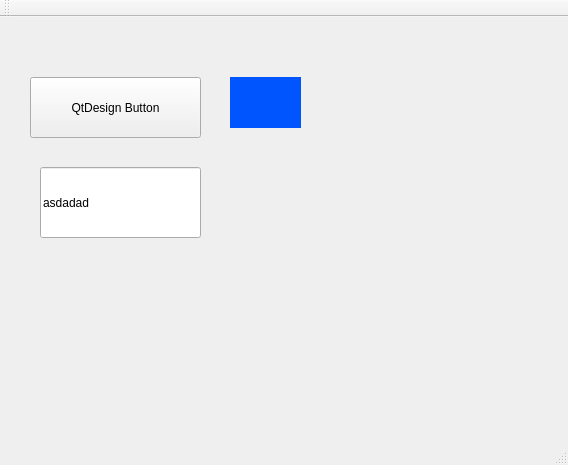
<?xml version="1.0" encoding="UTF-8"?>
<ui version="4.0">
 <class>MainWindow</class>
 <widget class="QMainWindow" name="MainWindow">
  <property name="enabled">
   <bool>true</bool>
  </property>
  <property name="geometry">
   <rect>
    <x>0</x>
    <y>0</y>
    <width>568</width>
    <height>465</height>
   </rect>
  </property>
  <property name="windowTitle">
   <string>MainWindow</string>
  </property>
  <widget class="QWidget" name="centralwidget">
   <widget class="QPushButton" name="pushButton">
    <property name="geometry">
     <rect>
      <x>30</x>
      <y>60</y>
      <width>171</width>
      <height>61</height>
     </rect>
    </property>
    <property name="styleSheet">
     <string notr="true">font: 75 15pt &quot;MS Sans Serif&quot;;</string>
    </property>
    <property name="text">
     <string>QtDesign Button</string>
    </property>
   </widget>
   <widget class="QLabel" name="label">
    <property name="geometry">
     <rect>
      <x>230</x>
      <y>60</y>
      <width>71</width>
      <height>51</height>
     </rect>
    </property>
    <property name="styleSheet">
     <string notr="true">background : rgb(0, 85, 255);</string>
    </property>
    <property name="text">
     <string/>
    </property>
   </widget>
   <widget class="QLineEdit" name="lineEdit">
    <property name="geometry">
     <rect>
      <x>40</x>
      <y>150</y>
      <width>161</width>
      <height>71</height>
     </rect>
    </property>
    <property name="styleSheet">
     <string notr="true">font: 28pt &quot;MS Reference Sans Serif&quot;;</string>
    </property>
    <property name="text">
     <string>asdadad</string>
    </property>
   </widget>
  </widget>
  <widget class="QStatusBar" name="statusbar"/>
  <widget class="QToolBar" name="toolBar">
   <property name="windowTitle">
    <string>toolBar</string>
   </property>
   <attribute name="toolBarArea">
    <enum>TopToolBarArea</enum>
   </attribute>
   <attribute name="toolBarBreak">
    <bool>false</bool>
   </attribute>
  </widget>
 </widget>
 <resources/>
 <connections/>
</ui>
